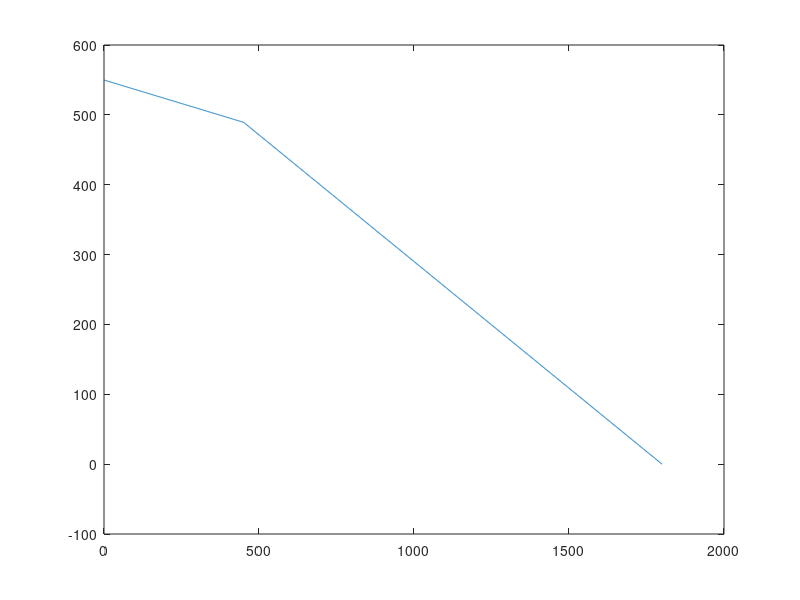

Reproduce this figure in MATLAB.
lon_start = 38.738631;
lat_start =  -9.209902;
alt_start = 550;

lon_7 = 38.7185;
lat_7 = -9.169229;
alt_7 = tan(4*pi/180)*7000;

lon_aero = 38.77559;
lat_aero = -9.13536;
alt_aero = 0;

len_data = 1800;
len_7 = 450;

lon = 0:len_data;
lat = 0:len_data;
alt = 0:len_data;
x = 0:len_data;
dist = 0:len_data;

pitch = 0:len_data;
roll = 0:len_data;
yaw = 0:len_data;

for k = 1:len_data+1
    if (k <= len_7)
        lon(k) = lon_start+(lon_7-lon_start)/(len_7)*k;
        lat(k) = lat_start+(lat_7-lat_start)/(len_7)*k;
        alt(k) = alt_start+(alt_7-alt_start)/(len_7)*k;
    else
        lon(k) = lon_7+(lon_aero-lon_7)/(len_data-len_7)*(k-len_7-1);
        lat(k) = lat_7+(lat_aero-lat_7)/(len_data-len_7)*(k-len_7-1);
        alt(k) = alt_7+(alt_aero-alt_7)/(len_data-len_7)*(k-len_7-1);
    end
    
    pitch(k) = 5;
    roll(k) = 0;
    yaw(k) = 25;

    fi1 = lat(k)*pi/180;
    fi2 = lat_aero*pi/180;
    delta_fi = (lat_aero-lat(k))*pi/180;
    delta_lambda = (lon_aero-lon(k))*pi/180;
    a = sin(delta_fi/2)*sin(delta_fi/2)+cos(fi1)*cos(fi2)*sin(delta_lambda/2)*sin(delta_lambda/2);
    c = 2*atan(sqrt(a)/sqrt(1-a));
    dist(k) = 6371*c;
    
     a_glide_slope = atan2(alt(k)-0,sqrt((0-0).^2+(7000-7000).^2))*180/pi-3
       
end
close all;
plot(x,alt);
%hold on;
%hline = refline([0 alt_7]);
%hline.Color = 'r';


A = [lon;lat;alt;pitch;roll;yaw];
fileID = fopen('C:\Users\paulo\Dropbox\SAInt\ILS\client_dummy\4_deg_vertical.txt','w');
fprintf(fileID,'%f;%f;%f;%f;%f;%f\r\n',A);
fclose(fileID);
lat(1)





